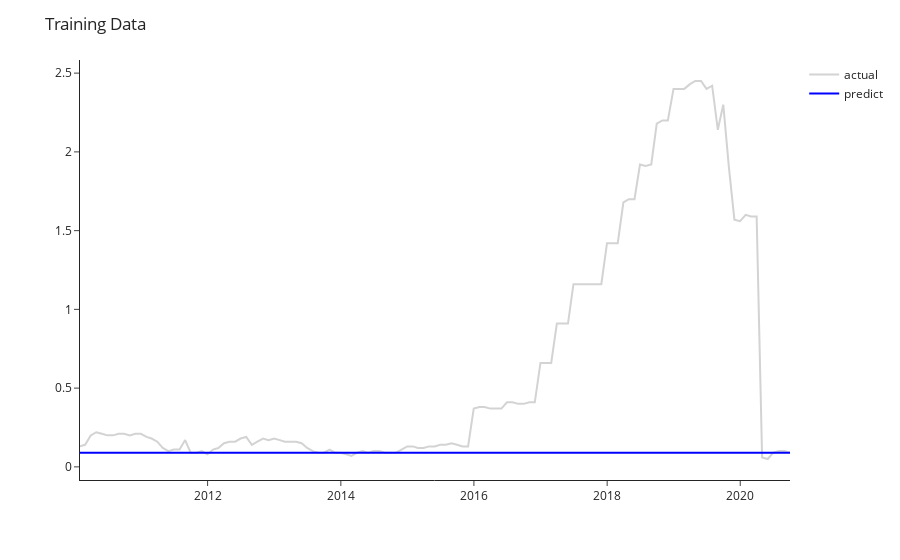

This figure's notebook cell:
### Code cell
fig = px.line(height=400)
fig.add_scatter(y=train_df['EFFR'], x=train_df.index,
                marker=dict(size=20, color="lightgray"), name='actual')
fig.add_scatter(y=train_forecast, x=train_df.index,
                marker=dict(size=20, color="blue"), name='predict')
fig.update_layout(template="simple_white", title="Training Data")
fig.show()

### Figure 1 — Plotly figure (JSON) as saved in the notebook; plotly's stock layout.template omitted (floating-point values rounded to 4 significant figures; data arrays with more than 128 entries replaced by an {"elided": "..."} marker saying what was removed)
{"data": [{"hovertemplate": "<extra></extra>", "legendgroup": "", "line": {"color": "#636efa", "dash": "solid"}, "marker": {"symbol": "circle"}, "mode": "lines", "name": "", "orientation": "v", "showlegend": false, "type": "scatter", "xaxis": "x", "yaxis": "y"}, {"marker": {"color": "lightgray", "size": 20}, "name": "actual", "type": "scatter", "x": {"elided": "129 str values"}, "y": {"elided": "129 float values"}}, {"marker": {"color": "blue", "size": 20}, "name": "predict", "type": "scatter", "x": {"elided": "129 str values"}, "y": {"elided": "129 float values"}}], "layout": {"autosize": true, "legend": {"tracegroupgap": 0}, "margin": {"t": 60}, "title": {"text": "Training Data"}, "xaxis": {"anchor": "y", "autorange": true, "domain": [0, 1], "range": ["2010-01-31", "2020-09-30"], "type": "date"}, "yaxis": {"anchor": "x", "autorange": true, "domain": [0, 1], "range": [-0.08333, 2.583], "type": "linear"}}}
